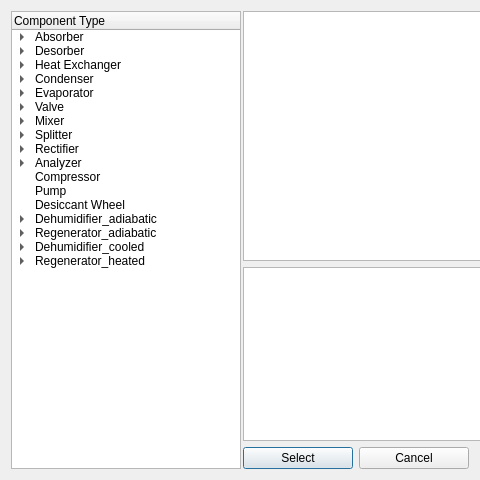
<?xml version="1.0" encoding="UTF-8"?>
<ui version="4.0">
 <class>TreeDialog</class>
 <widget class="QDialog" name="TreeDialog">
  <property name="geometry">
   <rect>
    <x>0</x>
    <y>0</y>
    <width>480</width>
    <height>480</height>
   </rect>
  </property>
  <property name="sizePolicy">
   <sizepolicy hsizetype="MinimumExpanding" vsizetype="MinimumExpanding">
    <horstretch>0</horstretch>
    <verstretch>0</verstretch>
   </sizepolicy>
  </property>
  <property name="minimumSize">
   <size>
    <width>480</width>
    <height>0</height>
   </size>
  </property>
  <property name="maximumSize">
   <size>
    <width>480</width>
    <height>480</height>
   </size>
  </property>
  <property name="windowTitle">
   <string>Dialog</string>
  </property>
  <layout class="QVBoxLayout" name="verticalLayout_2">
   <item>
    <layout class="QHBoxLayout" name="horizontalLayout_2">
     <item>
      <widget class="QTreeWidget" name="treeWidget">
       <property name="minimumSize">
        <size>
         <width>230</width>
         <height>0</height>
        </size>
       </property>
       <property name="maximumSize">
        <size>
         <width>201</width>
         <height>500</height>
        </size>
       </property>
       <column>
        <property name="text">
         <string>Component Type</string>
        </property>
       </column>
       <item>
        <property name="text">
         <string>Absorber </string>
        </property>
        <item>
         <property name="text">
          <string>Absorber_crossflow</string>
         </property>
        </item>
        <item>
         <property name="text">
          <string>Absorber_coflow</string>
         </property>
        </item>
        <item>
         <property name="text">
          <string>Absorber_counterflow</string>
         </property>
        </item>
       </item>
       <item>
        <property name="text">
         <string>Desorber </string>
        </property>
        <item>
         <property name="text">
          <string>Desorber_crossflow</string>
         </property>
        </item>
        <item>
         <property name="text">
          <string>Desorber_coflow</string>
         </property>
        </item>
        <item>
         <property name="text">
          <string>Desorber_counterflow</string>
         </property>
        </item>
       </item>
       <item>
        <property name="text">
         <string>Heat Exchanger</string>
        </property>
        <item>
         <property name="text">
          <string>Heat Exchanger_crossflow</string>
         </property>
        </item>
        <item>
         <property name="text">
          <string>Heat Exchanger_coflow</string>
         </property>
        </item>
        <item>
         <property name="text">
          <string>Heat Exchanger_counterflow</string>
         </property>
        </item>
       </item>
       <item>
        <property name="text">
         <string>Condenser</string>
        </property>
        <item>
         <property name="text">
          <string>Condenser_side</string>
         </property>
        </item>
        <item>
         <property name="text">
          <string>Condenser_top</string>
         </property>
        </item>
       </item>
       <item>
        <property name="text">
         <string>Evaporator</string>
        </property>
        <item>
         <property name="text">
          <string>Evaporator_side</string>
         </property>
        </item>
        <item>
         <property name="text">
          <string>Evaporator_bottom</string>
         </property>
        </item>
       </item>
       <item>
        <property name="text">
         <string>Valve</string>
        </property>
        <item>
         <property name="text">
          <string>Valve_generic</string>
         </property>
        </item>
        <item>
         <property name="text">
          <string>Valve_throttle</string>
         </property>
        </item>
        <item>
         <property name="text">
          <string>Valve_thermostatic </string>
         </property>
        </item>
       </item>
       <item>
        <property name="text">
         <string>Mixer</string>
        </property>
        <item>
         <property name="text">
          <string>Mixer_180inlet</string>
         </property>
        </item>
        <item>
         <property name="text">
          <string>Mixer_90inlet</string>
         </property>
        </item>
       </item>
       <item>
        <property name="text">
         <string>Splitter</string>
        </property>
        <item>
         <property name="text">
          <string>Splitter_180outlet</string>
         </property>
        </item>
        <item>
         <property name="text">
          <string>Splitter_90outlet</string>
         </property>
        </item>
       </item>
       <item>
        <property name="text">
         <string>Rectifier</string>
        </property>
        <item>
         <property name="text">
          <string>Rectifier_counterflow</string>
         </property>
        </item>
        <item>
         <property name="text">
          <string>Rectifier_coflow</string>
         </property>
        </item>
        <item>
         <property name="text">
          <string>Rectifier_liquidinlet</string>
         </property>
        </item>
       </item>
       <item>
        <property name="text">
         <string>Analyzer</string>
        </property>
        <item>
         <property name="text">
          <string>Analyzer_heated</string>
         </property>
        </item>
        <item>
         <property name="text">
          <string>Analyzer_cooled</string>
         </property>
        </item>
        <item>
         <property name="text">
          <string>Analyzer_adiabatic</string>
         </property>
        </item>
       </item>
       <item>
        <property name="text">
         <string>Compressor</string>
        </property>
       </item>
       <item>
        <property name="text">
         <string>Pump</string>
        </property>
       </item>
       <item>
        <property name="text">
         <string>Desiccant Wheel</string>
        </property>
       </item>
       <item>
        <property name="text">
         <string>Dehumidifier_adiabatic</string>
        </property>
        <item>
         <property name="text">
          <string>Dehum_a_counter-flow</string>
         </property>
        </item>
        <item>
         <property name="text">
          <string>Dehum_a_co-flow</string>
         </property>
        </item>
        <item>
         <property name="text">
          <string>Dehum_a_cross-flow</string>
         </property>
        </item>
        <item>
         <property name="text">
          <string>Dehum_a_eff_model</string>
         </property>
        </item>
       </item>
       <item>
        <property name="text">
         <string>Regenerator_adiabatic</string>
        </property>
        <item>
         <property name="text">
          <string>Reg_a_counter-flow</string>
         </property>
        </item>
        <item>
         <property name="text">
          <string>Reg_a_co-flow</string>
         </property>
        </item>
        <item>
         <property name="text">
          <string>Reg_a_cross-flow</string>
         </property>
        </item>
       </item>
       <item>
        <property name="text">
         <string>Dehumidifier_cooled</string>
        </property>
        <item>
         <property name="text">
          <string>Counter-flow</string>
         </property>
         <item>
          <property name="text">
           <string>Dehum_c_counter-flow_1</string>
          </property>
         </item>
         <item>
          <property name="text">
           <string>Dehum_c_counter-flow_2</string>
          </property>
         </item>
         <item>
          <property name="text">
           <string>Dehum_c_counter-flow_3</string>
          </property>
         </item>
        </item>
        <item>
         <property name="text">
          <string>Co-flow</string>
         </property>
         <item>
          <property name="text">
           <string>Dehum_c_co-flow_1</string>
          </property>
         </item>
         <item>
          <property name="text">
           <string>Dehum_c_co-flow_2</string>
          </property>
         </item>
         <item>
          <property name="text">
           <string>Dehum_c_co-flow_3</string>
          </property>
         </item>
        </item>
        <item>
         <property name="text">
          <string>Cross-flow</string>
         </property>
         <item>
          <property name="text">
           <string>Dehum_c_cross-flow_1</string>
          </property>
         </item>
         <item>
          <property name="text">
           <string>Dehum_c_cross-flow_2</string>
          </property>
         </item>
         <item>
          <property name="text">
           <string>Dehum_c_cross-flow_3</string>
          </property>
         </item>
        </item>
       </item>
       <item>
        <property name="text">
         <string>Regenerator_heated</string>
        </property>
        <item>
         <property name="text">
          <string>Counter-flow</string>
         </property>
         <item>
          <property name="text">
           <string>Reg_h_counter-flow_1</string>
          </property>
         </item>
         <item>
          <property name="text">
           <string>Reg_h_counter-flow_2</string>
          </property>
         </item>
         <item>
          <property name="text">
           <string>Reg_h_counter-flow_3</string>
          </property>
         </item>
        </item>
        <item>
         <property name="text">
          <string>Co-flow</string>
         </property>
         <item>
          <property name="text">
           <string>Reg_h_co-flow_1</string>
          </property>
         </item>
         <item>
          <property name="text">
           <string>Reg_h_co-flow_2</string>
          </property>
         </item>
         <item>
          <property name="text">
           <string>Reg_h_co-flow_3</string>
          </property>
         </item>
        </item>
        <item>
         <property name="text">
          <string>Cross-flow</string>
         </property>
         <item>
          <property name="text">
           <string>Reg_h_cross-flow_1</string>
          </property>
         </item>
         <item>
          <property name="text">
           <string>Reg_h_cross-flow_2</string>
          </property>
         </item>
         <item>
          <property name="text">
           <string>Reg_h_cross-flow_3</string>
          </property>
         </item>
        </item>
       </item>
      </widget>
     </item>
     <item>
      <layout class="QVBoxLayout" name="verticalLayout">
       <item>
        <widget class="QGraphicsView" name="myView">
         <property name="minimumSize">
          <size>
           <width>250</width>
           <height>250</height>
          </size>
         </property>
         <property name="maximumSize">
          <size>
           <width>250</width>
           <height>250</height>
          </size>
         </property>
        </widget>
       </item>
       <item>
        <widget class="QPlainTextEdit" name="discriptionBox">
         <property name="minimumSize">
          <size>
           <width>250</width>
           <height>0</height>
          </size>
         </property>
         <property name="maximumSize">
          <size>
           <width>250</width>
           <height>230</height>
          </size>
         </property>
        </widget>
       </item>
       <item>
        <layout class="QHBoxLayout" name="horizontalLayout">
         <item>
          <widget class="QPushButton" name="selectButton">
           <property name="text">
            <string>Select</string>
           </property>
          </widget>
         </item>
         <item>
          <widget class="QPushButton" name="cancelButton">
           <property name="text">
            <string>Cancel</string>
           </property>
          </widget>
         </item>
        </layout>
       </item>
      </layout>
     </item>
    </layout>
   </item>
  </layout>
 </widget>
 <tabstops>
  <tabstop>selectButton</tabstop>
  <tabstop>cancelButton</tabstop>
  <tabstop>treeWidget</tabstop>
  <tabstop>discriptionBox</tabstop>
  <tabstop>myView</tabstop>
 </tabstops>
 <resources/>
 <connections/>
</ui>
